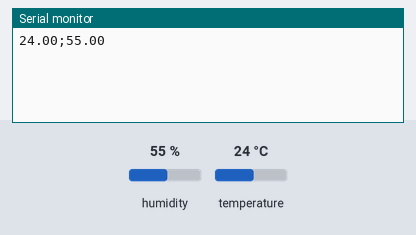
This sketch was run on a simulated Arduino Uno, built with avr-gcc and run on an emulated ATmega328P. Shown: the last lines printed to the serial monitor. The inputs (shaded band) are chosen by the test bench; at power-on: humidity 55 %, temperature 24 °C.

Above: at 18.0 s.
18.1 s: humidity set to 22 %
At 20.5 s:
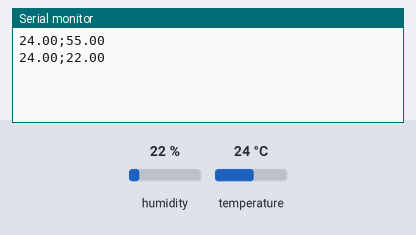
33.1 s: temperature set to 12 °C
At 41.4 s:
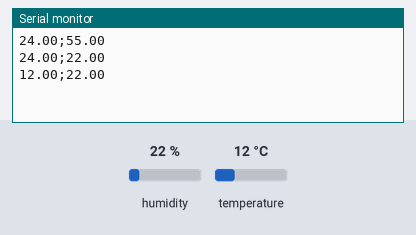
48.1 s: humidity set to 40 %
At 61.1 s:
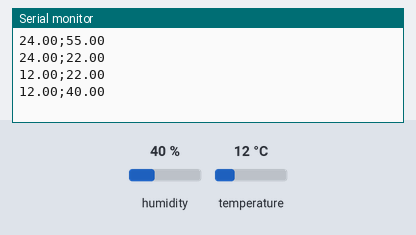
Timing chart, 0 to 62.6 s (numbered marks = the images above; inputs shaded):
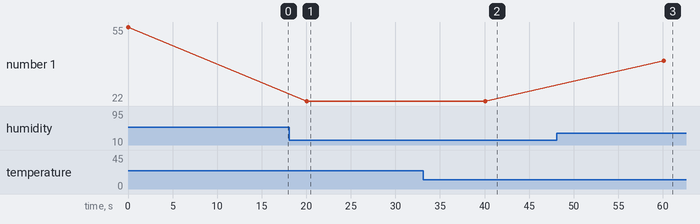

Measured:
- after the input at 18.1 s, the serial monitor: prints a new line after 1.9 s (image 1)
- after the input at 33.1 s, the serial monitor: prints a new line after 7.0 s (image 2)
- after the input at 48.1 s, the serial monitor: prints a new line after 12.0 s (image 3)
- plotted number 1: 55 → 22 after the input at 18.1 s, 22 → 40 after the input at 48.1 s

The sketch:

Code.ino
```cpp
#include "DHT.h"        // inclui a biblioteca
#define dht_type DHT11  // define o modelo (tipo) do sensor

int dht_pin = A5;                    // nomeia o pino A5 conectado ao sensor
DHT dht_1 = DHT(dht_pin, dht_type);  // cria o sensor dht_1 e envia para a biblioteca suas informações de modelo e pino

void setup() {         // só acontece uma vez
  Serial.begin(9600);  // inicia o Serial.Monitor com uma taxa de 9600 baud rates
  dht_1.begin();       // inicia o sensor dht_1
}

void loop() {
  float umidade = dht_1.readHumidity();  // %

  float temperatura = dht_1.readTemperature();  // C°

  ///////////////////////////////////////////////////////////////
  if (isnan(temperatura) or isnan(umidade)) {
    Serial.println("Erro ao ler");
  }

  else {
    Serial.print(temperatura);
    Serial.print(";");
    Serial.println(umidade);
  }
  delay(20000);  // faz uma leitura a cada 20 segundo
}
```
